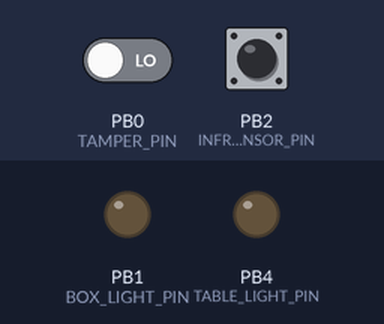
Recording of a sketch running on a simulated ATtiny85, built with avr-gcc and run on an emulated ATtiny85. Shown: output pins drawn as LEDs (lit = HIGH). The inputs (shaded band) are chosen by the test bench; at power-on: PB0 (TAMPER_PIN) LOW, PB2 (INFRARED_SENSOR_PIN) HIGH. EEPROM starts erased.

Above: at 1.2 s.
1.3 s: PB0 (TAMPER_PIN) driven HIGH
At 1.9 s:
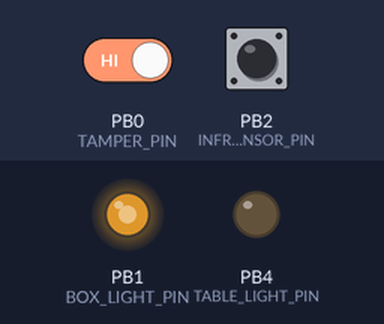
2.8 s: PB2 (INFRARED_SENSOR_PIN) pulsed LOW 5 times (0.12 s each, 0.3 s apart)
At 5.4 s:
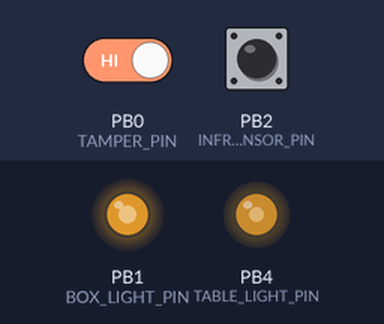
5.8 s: PB0 (TAMPER_PIN) driven LOW
At 6.6 s:
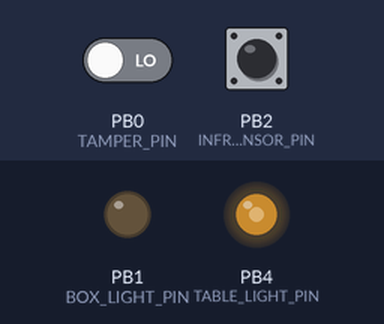
7.3 s: PB2 (INFRARED_SENSOR_PIN) driven LOW
At 8.6 s:
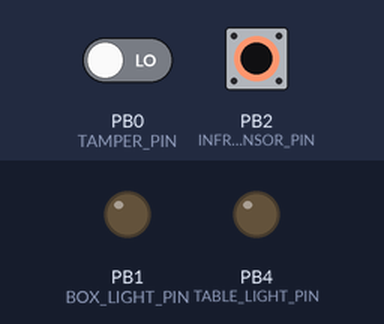
Timing chart, 0 to 10.3 s (numbered marks = the images above; inputs shaded):
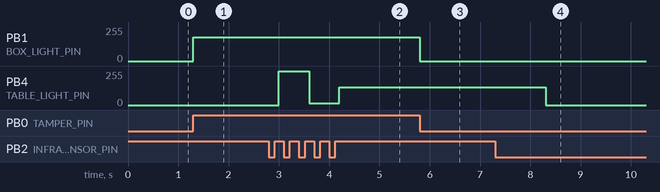

Measured:
- after the input at 1.3 s, PB1 (BOX_LIGHT_PIN): 0/255 → 180/255 at once
- after the input at 2.8 s, PB4 (TABLE_LIGHT_PIN): 0/255 → 255/255 after 0.20 s, → 15/255 0.60 s later, → 135/255 0.60 s later
- after the input at 5.8 s, PB1 (BOX_LIGHT_PIN): 180/255 → 0/255 at once
- after the input at 7.3 s, PB4 (TABLE_LIGHT_PIN): 135/255 → 0/255 after 1.0 s

The sketch:

KitchenLight.ino
```cpp
/*
 Name:		KitchenLight.ino
 Created:	12.05.2016 21:35:53
 Author:	Ant
*/

// the setup function runs once when you press reset or power the board
#include <EEPROM.h>

#define TAMPER_PIN 0
#define BOX_LIGHT_PIN 1 //pwm

#define INFRARED_SENSOR_PIN 2
#define TABLE_LIGHT_PIN 4

#define BOX_LIGHT_PWM_VALUE 180

#define TABLE_LIGHT_PWM_VALUE_EPPROM_ADDR 0
#define INFRARED_SENSOR_ACTIVE_TIME_FOR_OFF 1000 // msec
#define MAIN_LOOP_DELAY_TIME 100

byte tableLightPWMVal = 0; // actual pwm value

void setup() {
	pinMode(TAMPER_PIN, INPUT);
	pinMode(INFRARED_SENSOR_PIN, INPUT);

	pinMode(BOX_LIGHT_PIN, OUTPUT);
	pinMode(TABLE_LIGHT_PIN, OUTPUT);

	tableLightPWMVal = EEPROM.read(TABLE_LIGHT_PWM_VALUE_EPPROM_ADDR);
}

boolean isTableLightOn = false;
long infraredSensorIsActiveCount = 0; // count time while infrared sensor is active
boolean infraredSensorPrevState = HIGH; // initial state

void loop() {

	updateBoxLightState();

	boolean infraredSensorValue = digitalRead(INFRARED_SENSOR_PIN);

	boolean ifLampWillBeOff = false; // need for skip action after lamp off
	if (LOW == infraredSensorValue)
	{
		// count active state
		infraredSensorIsActiveCount += 1;

		// check if need to turn off lamp
		if (infraredSensorIsActiveCount > (INFRARED_SENSOR_ACTIVE_TIME_FOR_OFF / MAIN_LOOP_DELAY_TIME))
		{
			// if timeout is exceeded  turn off lamp
			analogWrite(TABLE_LIGHT_PIN, 0);
			isTableLightOn = false;
			// set flag sign that lamp will be off in this iteration
			ifLampWillBeOff = true;
		}
	}
	else
	{
		infraredSensorIsActiveCount = 0; // reset count
	}

	if (true == ifLampWillBeOff)
	{
		// need for correct handling sensor values after lamp off
		long timeoutAfterOff = 20000;
		boolean curInfraredSensVal = digitalRead(INFRARED_SENSOR_PIN);
		while (curInfraredSensVal == LOW) {
			curInfraredSensVal = digitalRead(INFRARED_SENSOR_PIN);
			timeoutAfterOff -= 100;
			if (timeoutAfterOff < 0)
			{
				break;
			}
			delay(100);
		}
	}
	else
	{
		if ((infraredSensorPrevState != infraredSensorValue) && (infraredSensorValue == HIGH)) // sensor off after active
		{
			int currentPWMValForTableLamp = 0;
			// choose needed value for table lamp
			if (true == isTableLightOn)
			{

				// increment pwm value in loop
				currentPWMValForTableLamp = tableLightPWMVal + 120;
				if (currentPWMValForTableLamp > 255)
				{
					currentPWMValForTableLamp = 15;
				}
				EEPROM.update(TABLE_LIGHT_PWM_VALUE_EPPROM_ADDR, currentPWMValForTableLamp);
				tableLightPWMVal = currentPWMValForTableLamp;
			}
			else
			{
				currentPWMValForTableLamp = tableLightPWMVal;
				isTableLightOn = true;
			}

			// update table lamp pwm value
			analogWrite(TABLE_LIGHT_PIN, currentPWMValForTableLamp);

			delay(500);
		}
	}

	infraredSensorPrevState = digitalRead(INFRARED_SENSOR_PIN);

	delay(MAIN_LOOP_DELAY_TIME); // between check sensors
}

void updateBoxLightState() {
	boolean isBoxDoorOpen = digitalRead(TAMPER_PIN) == HIGH;

	if (true == isBoxDoorOpen) {
		analogWrite(BOX_LIGHT_PIN, BOX_LIGHT_PWM_VALUE);
	}
	else {
		analogWrite(BOX_LIGHT_PIN, 0);
	}
}
```
